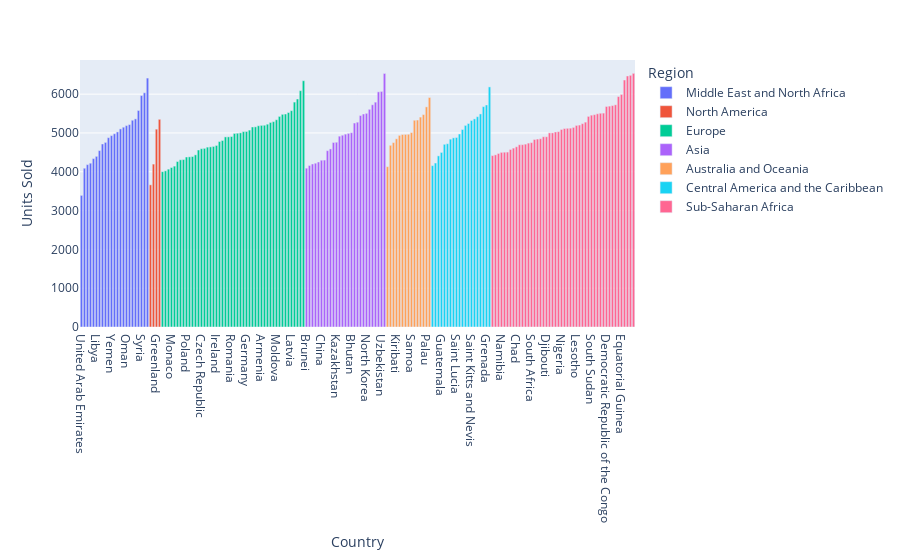

The notebook cell this image was saved under:
### Code cell
px.bar(data_frame= dff, x="Country", y="Units Sold", color= "Region")

### Figure 1 — Plotly figure (JSON) as saved in the notebook; plotly's stock layout.template omitted (floating-point values rounded to 4 significant figures)
{"data": [{"alignmentgroup": "True", "hovertemplate": "Region=Middle East and North Africa<br>Country=%{x}<br>Units Sold=%{y}<extra></extra>", "legendgroup": "Middle East and North Africa", "marker": {"color": "#636efa", "pattern": {"shape": ""}}, "name": "Middle East and North Africa", "offsetgroup": "Middle East and North Africa", "orientation": "v", "showlegend": true, "textposition": "auto", "type": "bar", "x": ["United Arab Emirates", "Afghanistan", "Jordan", "Iraq", "Kuwait", "Libya", "Morocco", "Iran", "Algeria", "Egypt", "Yemen", "Tunisia ", "Saudi Arabia", "Bahrain", "Lebanon", "Oman", "Qatar", "Azerbaijan", "Somalia", "Pakistan", "Syria", "Israel", "Turkey"], "xaxis": "x", "y": [3391.0, 4091.0, 4185.0, 4221.0, 4340.0, 4397.0, 4546.0, 4716.0, 4757.0, 4879.0, 4932.0, 4979.0, 5027.0, 5105.0, 5148.0, 5190.0, 5216.0, 5327.0, 5363.0, 5580.0, 5964, 6035.0, 6414.0], "yaxis": "y"}, {"alignmentgroup": "True", "hovertemplate": "Region=North America<br>Country=%{x}<br>Units Sold=%{y}<extra></extra>", "legendgroup": "North America", "marker": {"color": "#EF553B", "pattern": {"shape": ""}}, "name": "North America", "offsetgroup": "North America", "orientation": "v", "showlegend": true, "textposition": "auto", "type": "bar", "x": ["Canada", "United States of America", "Greenland", "Mexico"], "xaxis": "x", "y": [3664.0, 4198.0, 5098.0, 5352.0], "yaxis": "y"}, {"alignmentgroup": "True", "hovertemplate": "Region=Europe<br>Country=%{x}<br>Units Sold=%{y}<extra></extra>", "legendgroup": "Europe", "marker": {"color": "#00cc96", "pattern": {"shape": ""}}, "name": "Europe", "offsetgroup": "Europe", "orientation": "v", "showlegend": true, "textposition": "auto", "type": "bar", "x": ["Liechtenstein", "Luxembourg", "Iceland", "Monaco", "Netherlands", "Croatia", "Vatican City", "Albania", "Poland", "Slovakia", "Georgia", "Lithuania", "Sweden", "Czech Republic", "Norway", "Belgium", "Andorra", "Bosnia and Herzegovina", "Ireland", "Finland", "San Marino", "Denmark", "Montenegro", "Romania", "Ukraine", "Portugal", "Bulgaria", "United Kingdom", "Germany", "Kosovo", "Switzerland", "Spain", "Russia", "Armenia", "Austria", "Italy", "France", "Cyprus", "Moldova ", "Malta", "Belarus", "Estonia", "Greece", "Latvia", "Slovenia", "Serbia", "Hungary", "Macedonia"], "xaxis": "x", "y": [4004.0, 4024.0, 4067.0, 4109.0, 4145.0, 4264.0, 4309.0, 4315.0, 4380.0, 4385.0, 4392.0, 4436.0, 4560.0, 4595.0, 4604.0, 4635.0, 4642.0, 4653.0, 4678, 4779.0, 4806.0, 4898.0, 4900, 4908.0, 4987.0, 4993, 5003.0, 5034.0, 5038.0, 5074.0, 5154.0, 5158.0, 5186.0, 5195.0, 5199.0, 5226.0, 5271.0, 5291.0, 5340.0, 5426.0, 5480.0, 5488.0, 5527.0, 5575, 5796.0, 5875.0, 6090.0, 6346.0], "yaxis": "y"}, {"alignmentgroup": "True", "hovertemplate": "Region=Asia<br>Country=%{x}<br>Units Sold=%{y}<extra></extra>", "legendgroup": "Asia", "marker": {"color": "#ab63fa", "pattern": {"shape": ""}}, "name": "Asia", "offsetgroup": "Asia", "orientation": "v", "showlegend": true, "textposition": "auto", "type": "bar", "x": ["Brunei", "Mongolia", "Kyrgyzstan", "Bangladesh", "Japan", "China", "Laos", "Vietnam", "Thailand", "Turkmenistan", "Kazakhstan", "Nepal", "Sri Lanka", "Cambodia", "Philippines", "Bhutan", "South Korea", "Singapore", "Indonesia", "Taiwan", "North Korea", "Malaysia", "Tajikistan", "India", "Myanmar", "Uzbekistan", "Maldives"], "xaxis": "x", "y": [4092.0, 4162.0, 4200.0, 4220.0, 4252.0, 4298.0, 4302.0, 4544.0, 4589.0, 4755.0, 4761.0, 4917.0, 4941.0, 4970.0, 4989.0, 5007.0, 5256.0, 5278.0, 5450.0, 5488.0, 5506.0, 5609.0, 5726.0, 5794.0, 6060.0, 6071.0, 6533.0], "yaxis": "y"}, {"alignmentgroup": "True", "hovertemplate": "Region=Australia and Oceania<br>Country=%{x}<br>Units Sold=%{y}<extra></extra>", "legendgroup": "Australia and Oceania", "marker": {"color": "#FFA15A", "pattern": {"shape": ""}}, "name": "Australia and Oceania", "offsetgroup": "Australia and Oceania", "orientation": "v", "showlegend": true, "textposition": "auto", "type": "bar", "x": ["Fiji", "Nauru", "Tuvalu", "Kiribati", "East Timor", "Marshall Islands", "Tonga", "Vanuatu", "Samoa ", "Solomon Islands", "Papua New Guinea", "Australia", "New Zealand", "Palau", "Federated States of Micronesia"], "xaxis": "x", "y": [4131.0, 4682.0, 4752.0, 4850.0, 4938.0, 4961.0, 4963.0, 4967.0, 5010.0, 5327.0, 5333.0, 5409.0, 5474.0, 5672.0, 5914.0], "yaxis": "y"}, {"alignmentgroup": "True", "hovertemplate": "Region=Central America and the Caribbean<br>Country=%{x}<br>Units Sold=%{y}<extra></extra>", "legendgroup": "Central America and the Caribbean", "marker": {"color": "#19d3f3", "pattern": {"shape": ""}}, "name": "Central America and the Caribbean", "offsetgroup": "Central America and the Caribbean", "orientation": "v", "showlegend": true, "textposition": "auto", "type": "bar", "x": ["The Bahamas", "Costa Rica", "Honduras", "Guatemala", "Dominican Republic", "Jamaica", "Trinidad and Tobago", "Panama", "Saint Lucia", "Belize", "Dominica", "Saint Vincent and the Grenadines", "Haiti", "Saint Kitts and Nevis ", "Nicaragua", "Cuba", "Antigua and Barbuda ", "Barbados", "Grenada", "El Salvador"], "xaxis": "x", "y": [4158.0, 4225.0, 4410.0, 4498.0, 4708.0, 4723.0, 4840.0, 4874.0, 4884.0, 4974.0, 5089.0, 5194.0, 5244.0, 5321.0, 5362.0, 5419.0, 5490.0, 5678.0, 5721.0, 6187.0], "yaxis": "y"}, {"alignmentgroup": "True", "hovertemplate": "Region=Sub-Saharan Africa<br>Country=%{x}<br>Units Sold=%{y}<extra></extra>", "legendgroup": "Sub-Saharan Africa", "marker": {"color": "#FF6692", "pattern": {"shape": ""}}, "name": "Sub-Saharan Africa", "offsetgroup": "Sub-Saharan Africa", "orientation": "v", "showlegend": true, "textposition": "auto", "type": "bar", "x": ["Botswana", "Mauritius ", "Zimbabwe", "Namibia", "Zambia", "Central African Republic", "Cameroon", "Mali", "Chad", "Angola", "Togo", "Burundi", "Mozambique", "South Africa", "Eritrea", "Sudan", "The Gambia", "Tanzania", "Djibouti", "Ghana", "Senegal", "Niger", "Liberia", "Nigeria", "Burkina Faso", "Mauritania", "Guinea", "Uganda", "Lesotho", "Seychelles ", "Cote d'Ivoire", "Guinea-Bissau", "Cape Verde", "South Sudan", "Comoros", "Kenya", "Swaziland", "Gabon", "Democratic Republic of the Congo", "Benin", "Sierra Leone", "Malawi", "Republic of the Congo", "Equatorial Guinea", "Rwanda", "Ethiopia", "Sao Tome and Principe", "Madagascar"], "xaxis": "x", "y": [4417.0, 4435.0, 4472.0, 4500.0, 4504.0, 4507.0, 4574.0, 4610.0, 4644.0, 4696.0, 4698.0, 4712.0, 4739.0, 4751.0, 4832.0, 4843.0, 4852.0, 4902.0, 4903.0, 5002.0, 5003.0, 5025.0, 5034.0, 5090.0, 5115.0, 5120.0, 5124.0, 5143.0, 5194.0, 5203.0, 5240.0, 5279, 5427.0, 5459.0, 5471.0, 5494.0, 5508.0, 5512.0, 5682.0, 5692.0, 5706.0, 5725.0, 5938.0, 5993.0, 6364.0, 6468.0, 6485.0, 6536.0], "yaxis": "y"}], "layout": {"autosize": true, "barmode": "relative", "legend": {"title": {"text": "Region"}, "tracegroupgap": 0}, "margin": {"t": 60}, "xaxis": {"anchor": "y", "autorange": true, "domain": [0, 1], "range": [-0.5, 184.5], "title": {"text": "Country"}, "type": "category"}, "yaxis": {"anchor": "x", "autorange": true, "domain": [0, 1], "range": [0, 6880.0], "title": {"text": "Units Sold"}, "type": "linear"}}}
